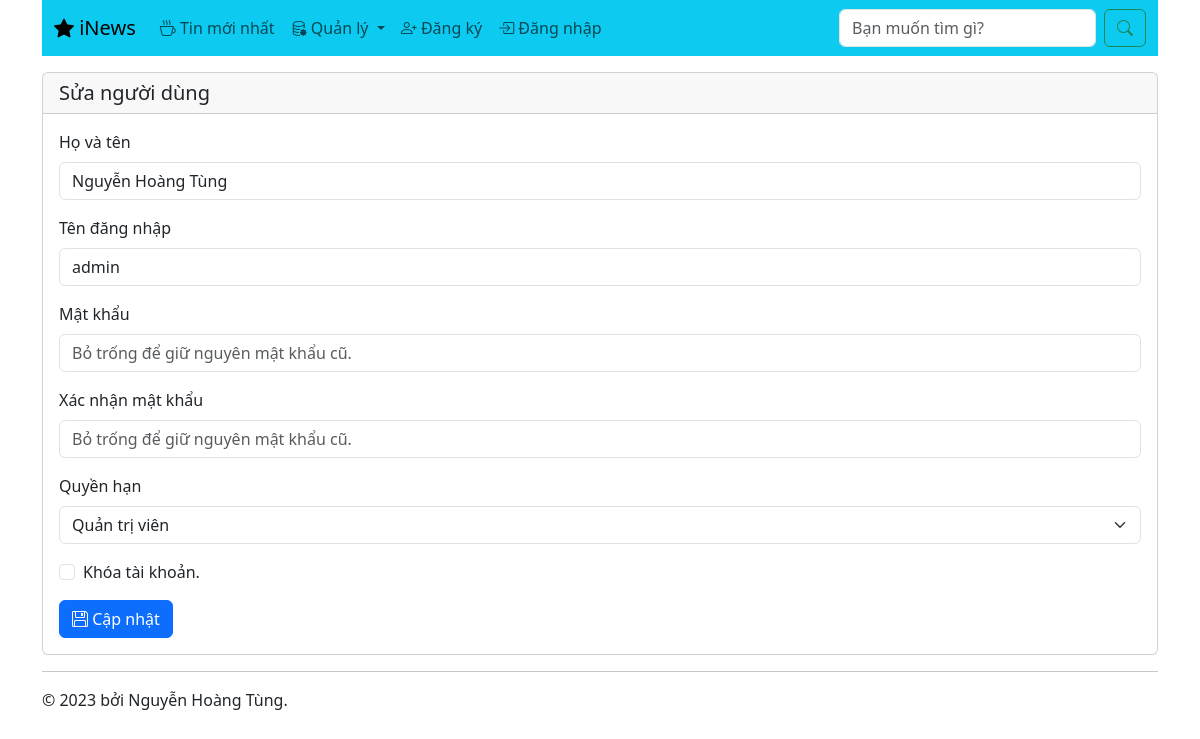
Page /nguoidung_sua.php?id=1 on the earlier database version.
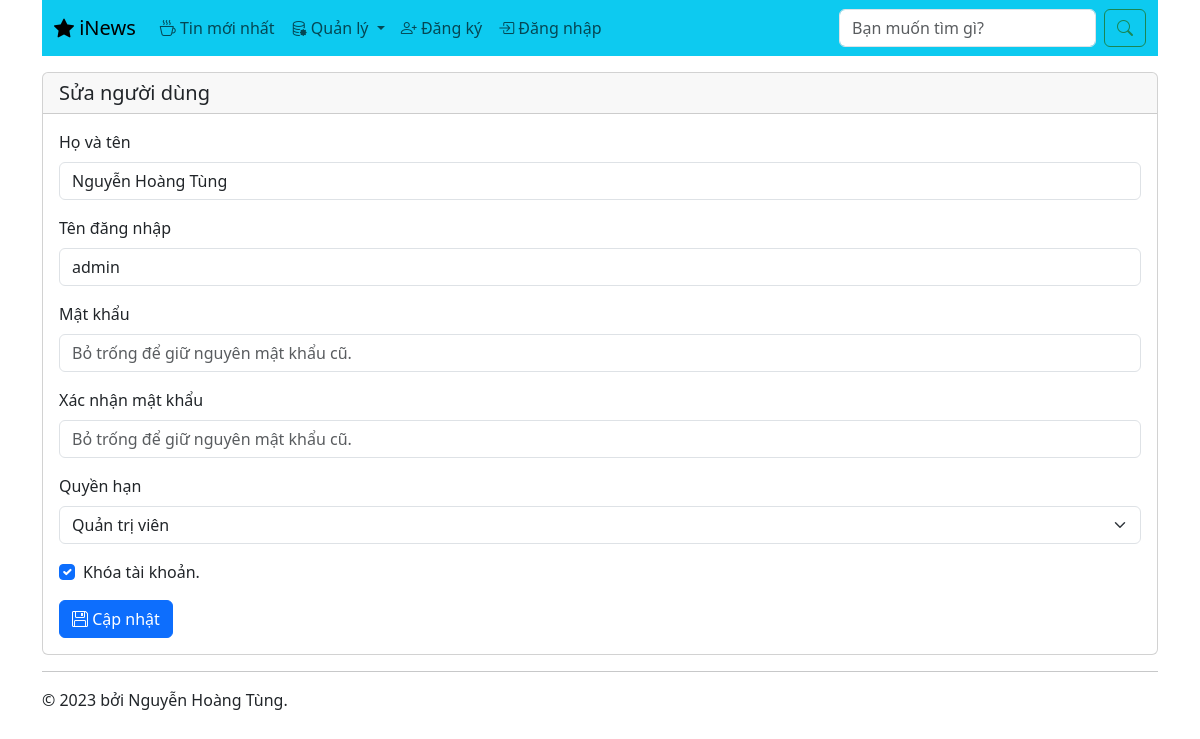
Same page on the later database version.
### tables this page shows
CREATE TABLE IF NOT EXISTS `tbl_nguoidung` (
  `ID` int NOT NULL AUTO_INCREMENT,
  `HoVaTen` varchar(50) NOT NULL,
  `TenDangNhap` varchar(50) NOT NULL,
  `MatKhau` varchar(100) NOT NULL,
  `QuyenHan` tinyint(1) NOT NULL,
  `Khoa` tinyint(1) NOT NULL,
  PRIMARY KEY (`ID`)
);

### nguoidung_sua.php (the view, shortened to what this page needs)
<?php
	require_once 'ketnoi.php';
?>
<!DOCTYPE html>
<html lang="en">
	<head>
		<link href="https://cdn.jsdelivr.net/npm/bootstrap@5.3.2/dist/css/bootstrap.min.css" rel="stylesheet" />
		<link rel="stylesheet" href="https://cdn.jsdelivr.net/npm/bootstrap-icons@1.11.1/font/bootstrap-icons.css" />
	</head>
	<body>
		<div class="container">
			<?php include_once 'navbar.php'; ?>
			<div class="card mt-3">
				<h5 class="card-header">Sửa người dùng</h5>
				<div class="card-body">
					<?php
						$id = $_GET['id'];
						$sql = 'SELECT * FROM tbl_nguoidung WHERE ID = :ID';
						$cmd = $conn->prepare($sql);
						$cmd->bindValue(':ID', $id);
						$cmd->execute();
						$result = $cmd->fetch();
					?>
					<form action="nguoidung_sua_xuly.php" method="post" class="needs-validation" novalidate>
						<div class="mb-3">
							<label for="HoVaTen" class="form-label">Họ và tên</label>
							<input type="text" class="form-control" id="HoVaTen" name="HoVaTen" value="<?php echo $result['HoVaTen']; ?>" required />
						</div>
						<div class="mb-3">
							<label for="TenDangNhap" class="form-label">Tên đăng nhập</label>
							<input type="text" class="form-control" id="TenDangNhap" name="TenDangNhap" value="<?php echo $result['TenDangNhap']; ?>" required />
						</div>
						<div class="mb-3">
							<label for="MatKhau" class="form-label">Mật khẩu</label>
							<input type="password" class="form-control" id="MatKhau" name="MatKhau" placeholder="Bỏ trống để giữ nguyên mật khẩu cũ." />
						</div>
						<div class="mb-3">
							<label for="XacNhanMatKhau" class="form-label">Xác nhận mật khẩu</label>
							<input type="password" class="form-control" id="XacNhanMatKhau" name="XacNhanMatKhau" placeholder="Bỏ trống để giữ nguyên mật khẩu cũ." />
						</div>
						<div class="mb-3">
							<label for="QuyenHan" class="form-label">Quyền hạn</label>
							<select class="form-select" id="QuyenHan" name="QuyenHan" required>
								<option value="1" <?php echo ($result['QuyenHan'] == 1 ? 'selected' : ''); ?>>Quản trị viên</option>
							</select>
						</div>
						<div class="mb-3">
							<div class="form-check">
								<input class="form-check-input" type="checkbox" id="KhoaTaiKhoan" name="KhoaTaiKhoan" <?php echo ($result['Khoa'] == 1 ? 'checked' : ''); ?> />
								<label class="form-check-label" for="KhoaTaiKhoan">
									Khóa tài khoản.
								</label>
							</div>
						</div>
						<button type="submit" class="btn btn-primary"><i class="bi bi-floppy"></i> Cập nhật</button>
					</form>
				</div>
			</div>
			<?php include_once 'footer.php'; ?>
		</div>
	</body>
</html>

Differences in the rows shown:
changed tbl_nguoidung "Nguyễn Hoàng Tùng": Khoa "☐" → "☑"
